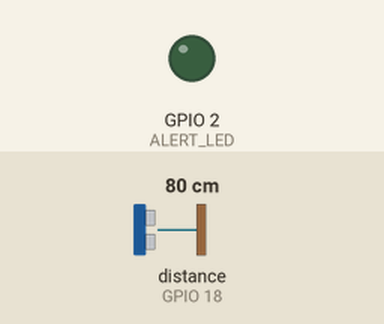
Recording of a sketch running on a simulated ESP32. On the bench: output pins drawn as LEDs (lit = HIGH). Wiring (from diagram.json): ultrasonic range finder: trigger GPIO 5; echo GPIO 18. The inputs (shaded band) are chosen by the test bench; at power-on: distance to the obstacle (sensor on GPIO 18) 80 cm. The echo pulse lasts 58.3 µs per cm; WiFi joins after 1.5 s; servers stay silent unless stated; no MQTT or app messages arrive unless stated; pins used as bus, display or sensor lines are not drawn; what the sketch prints to the serial monitor is not drawn.

Above: at 3.2 s.
3.3 s: distance to the obstacle (sensor on GPIO 18) set to 23 cm
9.0 s: distance to the obstacle (sensor on GPIO 18) set to 18 cm
At 12.6 s:
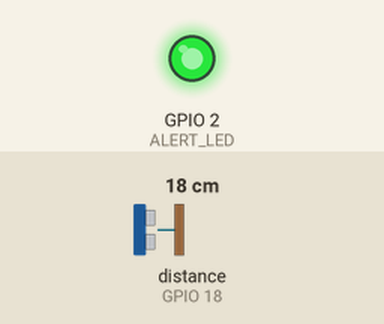
14.7 s: distance to the obstacle (sensor on GPIO 18) set to 35 cm
At 18.4 s:
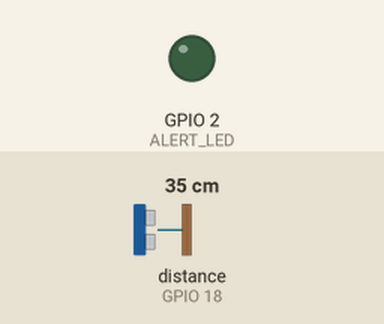
20.4 s: distance to the obstacle (sensor on GPIO 18) set to 2 cm
At 22.9 s:
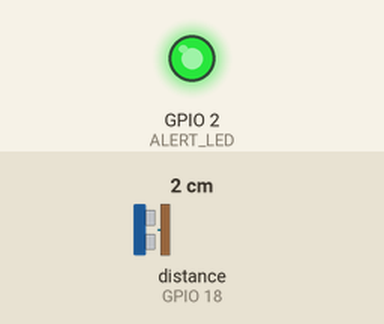
Timing chart, 0 to 24.4 s (numbered marks = the images above; inputs shaded):
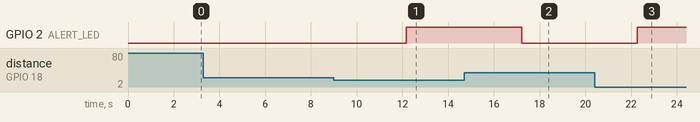

The sketch:

sketch.ino
```cpp
#include <WiFi.h>
#include "Adafruit_MQTT.h"
#include "Adafruit_MQTT_Client.h"

#define TRIG_PIN 5
#define ECHO_PIN 18
#define ALERT_LED 2

/********* WiFi Settings *********/
char ssid[] = "Wokwi-GUEST";
char password[] = "";

/********* Adafruit IO Settings *********/
#define AIO_SERVER      "io.adafruit.com"
#define AIO_SERVERPORT  1883
#define AIO_USERNAME    "bharath23"
#define AIO_KEY         ""

// WiFi and MQTT clients
WiFiClient client;
Adafruit_MQTT_Client mqtt(&client, AIO_SERVER, AIO_SERVERPORT, AIO_USERNAME, AIO_KEY);

// Feeds
Adafruit_MQTT_Publish waterLevelFeed = Adafruit_MQTT_Publish(&mqtt, AIO_USERNAME "/feeds/water-level");
Adafruit_MQTT_Publish floodStatusFeed = Adafruit_MQTT_Publish(&mqtt, AIO_USERNAME "/feeds/flood-status");

const int floodThreshold = 20;

long measureDistance() {
  digitalWrite(TRIG_PIN, LOW);
  delayMicroseconds(2);
  digitalWrite(TRIG_PIN, HIGH);
  delayMicroseconds(10);
  digitalWrite(TRIG_PIN, LOW);
  long duration = pulseIn(ECHO_PIN, HIGH);
  return duration * 0.034 / 2;
}

void MQTT_connect() {
  int8_t ret;
  while ((ret = mqtt.connect()) != 0) {
    Serial.print("MQTT connect failed, retrying in 5 seconds...");
    mqtt.disconnect();
    delay(5000);
  }
  Serial.println("Connected to Adafruit IO");
}

void setup() {
  Serial.begin(115200);
  pinMode(TRIG_PIN, OUTPUT);
  pinMode(ECHO_PIN, INPUT);
  pinMode(ALERT_LED, OUTPUT);

  WiFi.begin(ssid, password);
  while (WiFi.status() != WL_CONNECTED) {
    delay(1000);
    Serial.println("Connecting to WiFi...");
  }
  Serial.println("WiFi Connected");
}

void loop() {
  MQTT_connect();

  long distance = measureDistance();
  Serial.print("Measured Distance (cm): ");
  Serial.println(distance);

  // Send water level (0-100)
  waterLevelFeed.publish(distance);

  if (distance < floodThreshold) {
    digitalWrite(ALERT_LED, HIGH);
    floodStatusFeed.publish("ON");
    Serial.println("⚠️ Flood Alert Sent!");
  } else {
    digitalWrite(ALERT_LED, LOW);
    floodStatusFeed.publish("OFF");
    Serial.println("✅ Status Safe");
  }

  delay(5000); // every 5 seconds
}
```

Measured:
- the behaviour switches between 21 and 20 cm on distance to the obstacle (sensor on GPIO 18) (found by bisection; images 0 and 1)
- after the input at 3.3 s, every drawn part: stays the same
- after the input at 9.0 s, GPIO 2 (ALERT_LED): LOW → HIGH after 3.2 s
- after the input at 14.7 s, GPIO 2 (ALERT_LED): HIGH → LOW after 2.5 s
- after the input at 20.4 s, GPIO 2 (ALERT_LED): LOW → HIGH after 1.9 s
